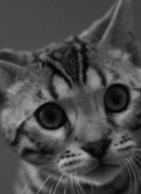
#> input picture code/images/bonkers-bw.png, 141 x 194 px
$ python edges.py bonkers-bw.png
#> lines starting #> are read from the running program, lines starting #| are printed output that depends on the picture
### code/images/filter.py
import sys
from PIL import Image

def getpixel(image, x, y):
    # Takes an image and coordinate, then returns the value of the pixel at that coordinate.
    m = image.load()    # m is now a 2D array with a pixel at each location
    width, height = image.size
    # But first check to make sure x and y are not off the edge of the image.
    if x < 0:
        x = 0
    if x >= width:
        x = width - 1
    if y < 0:
        y = 0
    if y >= height:
        y = height - 1
    return m[x, y]


def region3x3(image, x, y):
    # From a given pixel, return a list of the pixel and all the neighboring pixels
    me = getpixel(image, x, y)
    N = getpixel(image, x, y - 1)
    NE = getpixel(image, x + 1, y - 1)
    E = getpixel(image, x + 1, y)
    SE = getpixel(image, x + 1, y + 1)
    S = getpixel(image, x, y + 1)
    SW = getpixel(image, x - 1, y + 1)
    W = getpixel(image, x - 1, y)
    NW = getpixel(image, x - 1, y - 1)

    a = [me, N, NE, E, SE, S, SW, W, NW]
    return a


def open(argv):
    if len(argv)<=1:
        print "missing image filename"
        sys.exit(1)
    img = Image.open(argv[1])
#> img is the input picture: PIL image 141x194 RGBA; mean R, G, B, A 74.5, 74.5, 74.5, 255
    img = img.convert("L")  # make greyscale if not already (luminance)
#> img: PIL image 141x194 L
    return img


def filter(image, f):
    imgdup = image.copy()
    width, height = image.size
#> width = 141; height = 194
    m = image.load()
    w = imgdup.load()

    for y in range(height):
        for x in range(width):
            w[x,y] = f(region3x3(image, x, y))
#> this loop made 194 passes

    return imgdup

### code/images/edges.py
__author__ = 'Todd'

from filter import *


def laplace(data):
    # Takes a list of data, and returns a value based on the Laplacian (
    return data[1] + data[3] + data[5] + data[7] - 4 * data[0]


img = open(sys.argv)
img.show()
img = filter(img, laplace)
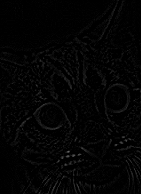
#> img: PIL image 141x194 L; min 0, max 100, mean 3.9
img.show()
